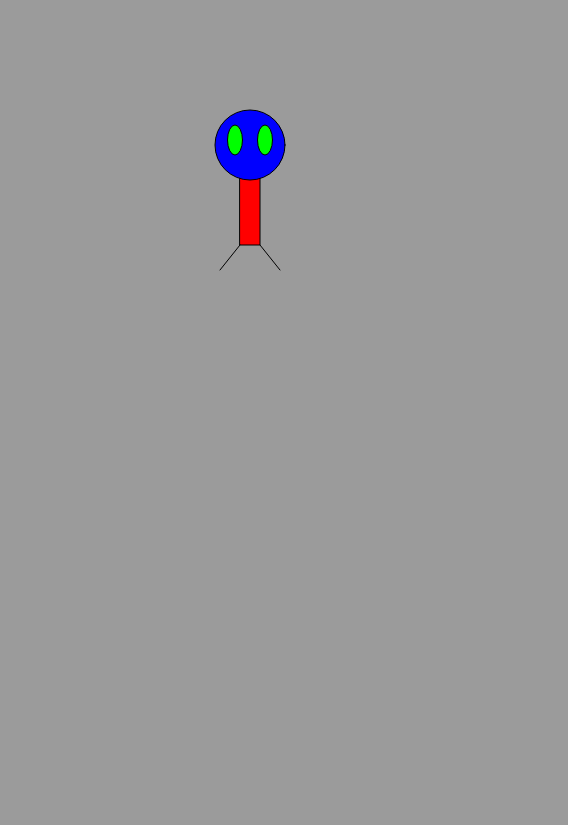
Frame 1 (no input)
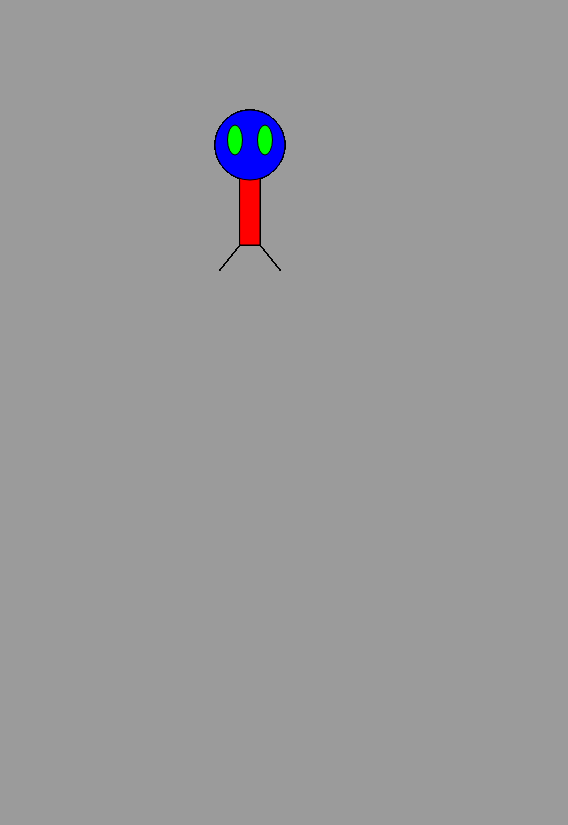
Frame 60 (no input)
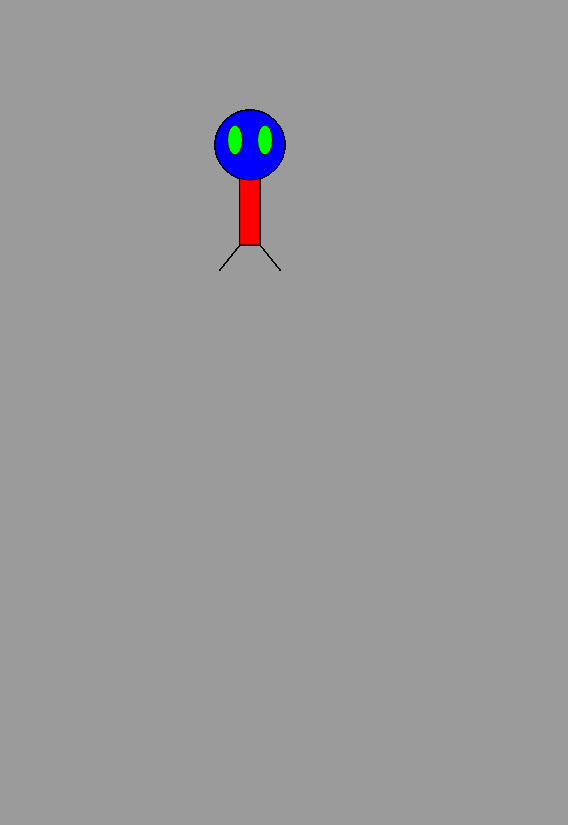
Frame 120 (the mouse pressed at the canvas centre since frame 60)

The p5.js sketch that drew these frames (run headless with seeded random() and noise() and a simulated clock; from frame 60 on, the mouse is pressed at the canvas centre):

// p5.js sketch
// ── sketch.js
function setup() {
  createCanvas(568, 825);
  background(155);
}

//drawing an alien

function draw() {

  //body part
  fill(255, 0, 0);
  rect(240, 145, 20, 100);

  //head
  fill(0, 0, 255);
  ellipse(250, 145, 70, 70);

  //eyes
  fill(0, 255, 0);
  ellipse(235, 140, 15, 30);
  ellipse(265, 140, 15, 30);

  //legs
  line(240, 245, 220, 270);
  line(260, 245, 280, 270);

}
